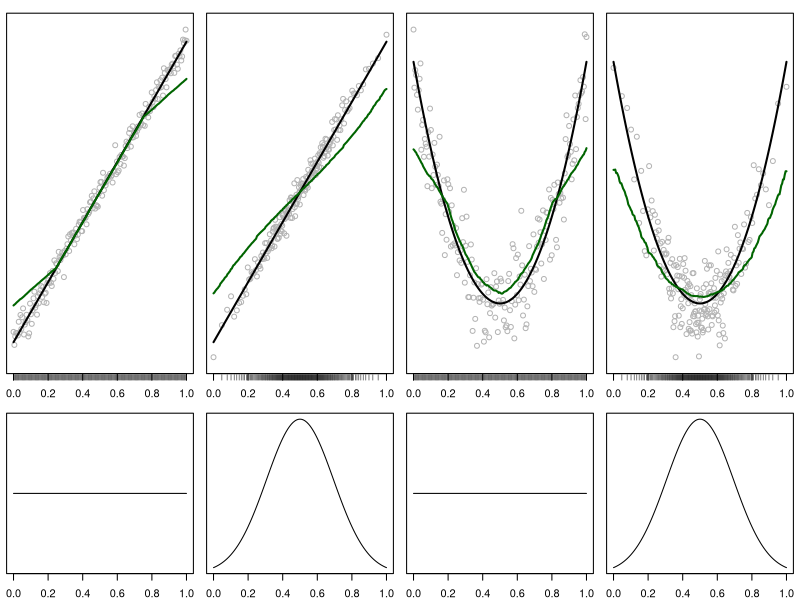
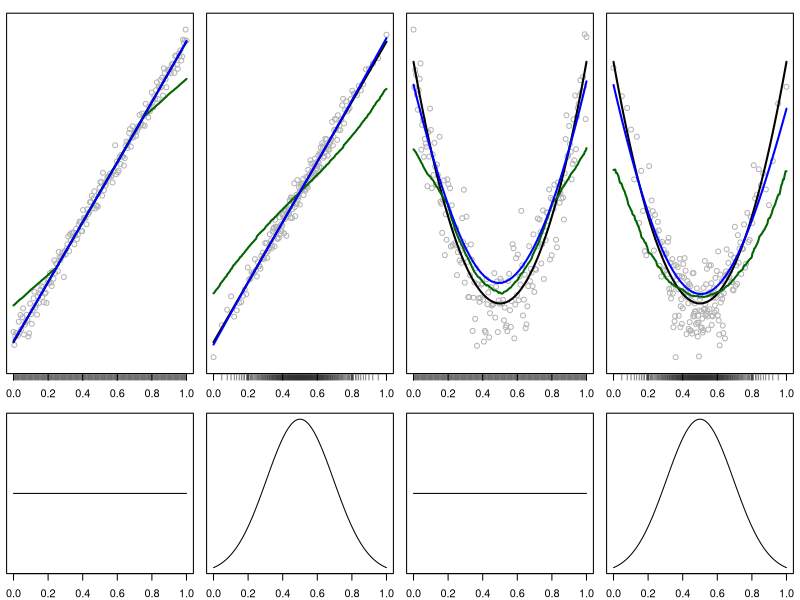

These figures' R source, in order:
#####
# 4. Deign bias and boundary bias
# 15/07/2019
#####


# Libraries ####
library(xtable)
library(mgcv)
library(splines)
library(MASS)
library(tidyverse)
library(gridExtra)
library(sm)

# Set plot themes
theme_set(theme_bw())


# Nadaraya-Watson ####

par(mar = c(2, .5, 1, .5))
laymat = matrix(c(1:8), byrow = FALSE, nrow = 2)
laymat = laymat[c(1, 1, 2), ]
layout(laymat)

ungraf2 = function(x, y, ff, bw=1,
                   miny = min(y)-0.05*(max(y)-min(y)),
                   maxy = max(y)+0.05*(max(y)-min(y))){
  plot(x, y, ylim = c(miny, maxy), yaxs = "i", yaxt = "n",
       xlab = "", ylab = "", col = gray(0.7))
  rug(x, line = 0.5)
  
  curve(ff(x), add = TRUE, lwd = 2, n = 100, col = "black") # True regression
  a = ksmooth(x, y, bandwidth = bw)
  lines(a$x, a$y, lwd = 2, col = "darkgreen") # Nadaraya–Watson
  # rect(min(x1),-0.1,max(x1),1,lwd=2,col=hsv(184/360,.57,.98,alpha=0.2),border=NA)
  # lines(range(x1),-0.1*c(1,1),lwd=2,col="blue")
  # sig=0.25*bw/qnorm(0.75)
  # curve(miny+0.1*(maxy-miny)*dnorm(x,0.5,sig)/dnorm(0.5,0.5,sig),add=TRUE,lwd=2,col="lightblue")
  # hist(x,freq=FALSE,main="",yaxt="n",col=gray(0.7),border="white")
}

set.seed(42)
n = 200

# Computing linear

x1_unif = seq(0, 1, length = n) #sort(runif(n,0,1))
ff1 = function(x){0.5 + x}
m = ff1(x1_unif)
y1_unif = m + rnorm(n, 0, 0.025)

x = qnorm(seq(0, 1, length = (n + 2))[2:(n + 1)]) #sort(rnorm(n,0,1))
min = min(x)
max = max(x)
x1_norm = (x - min(x)) / (max(x) - min(x))
# ff1 = function(x){0.5 + x}
m = ff1(x1_norm)
y1_norm = m + rnorm(n, 0, 0.025)



# Plotting linear

miny1 = min(y1_unif, y1_norm) - 0.05*(max(y1_unif, y1_norm) - min(y1_unif, y1_norm))
maxy1 = max(y1_unif, y1_norm) + 0.05*(max(y1_unif, y1_norm) - min(y1_unif, y1_norm))

ungraf2(x = x1_unif, y = y1_unif, ff = ff1, bw = 0.5,
        miny = miny1, maxy = maxy1)
curve(dunif(x),
      yaxt = "n")

ungraf2(x = x1_norm, y = y1_norm, ff = ff1, bw = 0.5,
        miny = miny1, maxy = maxy1)
curve(dnorm(x, mean = .5, sd = 1/(max - min)),
      yaxt = "n")



# Computing quadratic

x2_unif = seq(0, 1, length = n) #sort(runif(n,0,1))
ff2 = function(x){(x - 0.5)^2}
m = ff2(x2_unif)
y2_unif = m + rnorm(n,0,0.025)

x2_norm = qnorm(seq(0, 1, length = (n + 2))[2:(n + 1)]) #sort(rnorm(n,0,1))
min = min(x)
max = max(x)
x2_norm = (x - min(x)) / (max(x) - min(x))
# ff2 = function(x){(x - 0.5)^2}
m = ff2(x2_norm)
y2_norm = m + rnorm(n, 0, 0.025)


# Plotting quadratic

miny2 = min(y2_unif, y2_norm) - 0.05*(max(y2_unif, y2_norm) - min(y2_unif, y2_norm))
maxy2 = max(y2_unif, y2_norm) + 0.05*(max(y2_unif, y2_norm) - min(y2_unif, y2_norm))

ungraf2(x = x2_unif, y = y2_unif, ff = ff2, bw = 0.4,
        miny = miny2, maxy = maxy2)
curve(dunif(x),
      yaxt = "n")

ungraf2(x = x2_norm, y = y2_norm, ff = ff2, bw = 0.4,
        miny = miny2, maxy = maxy2)
curve(dnorm(x, mean = .5, sd = 1/(max - min)),
      yaxt = "n")



# LOESS ####

par(mar = c(2, .5, 1, .5))
laymat = matrix(c(1:8), byrow = FALSE, nrow = 2)
laymat = laymat[c(1, 1, 2), ]
layout(laymat)

ungraf3 = function(x, y, ff, bw=1,
                   miny = min(y)-0.05*(max(y)-min(y)),
                   maxy = max(y)+0.05*(max(y)-min(y))){
  plot(x, y, ylim = c(miny, maxy), yaxs = "i", yaxt = "n",
       xlab = "", ylab = "", col = gray(0.7))
  rug(x, line = 0.5)
  
  curve(ff(x), add = TRUE, lwd = 2, n = 100, col = "black") # True regression
  
  # The quartile are at +-0.25*bw
  a = ksmooth(x, y, bandwidth = bw)
  lines(a$x, a$y, lwd = 2, col = "darkgreen") # Nadaraya–Watson
  
  sig = 0.25 * bw / qnorm(0.75) # Standard deviation of the normal kernel
  a = sm.regression(x, y, h = sig, display = 'none')
  lines(a$eval.points, a$estimate, lwd = 2, col = "blue") # LOESS
  
  # rect(min(x1),-0.1,max(x1),1,lwd=2,col=hsv(184/360,.57,.98,alpha=0.2),border=NA)
  # lines(range(x1),-0.1*c(1,1),lwd=2,col="blue")
  # sig=0.25*bw/qnorm(0.75)
  # curve(miny+0.1*(maxy-miny)*dnorm(x,0.5,sig)/dnorm(0.5,0.5,sig),add=TRUE,lwd=2,col="lightblue")
  # hist(x,freq=FALSE,main="",yaxt="n",col=gray(0.7),border="white")
}


# Plotting linear

miny1 = min(y1_unif, y1_norm) - 0.05*(max(y1_unif, y1_norm) - min(y1_unif, y1_norm))
maxy1 = max(y1_unif, y1_norm) + 0.05*(max(y1_unif, y1_norm) - min(y1_unif, y1_norm))

ungraf3(x = x1_unif, y = y1_unif, ff = ff1, bw = 0.5,
        miny = miny1, maxy = maxy1)
curve(dunif(x),
      yaxt = "n")

ungraf3(x = x1_norm, y = y1_norm, ff = ff1, bw = 0.5,
        miny = miny1, maxy = maxy1)
curve(dnorm(x, mean = .5, sd = 1/(max - min)),
      yaxt = "n")


# Plotting quadratic

miny2 = min(y2_unif, y2_norm) - 0.05*(max(y2_unif, y2_norm) - min(y2_unif, y2_norm))
maxy2 = max(y2_unif, y2_norm) + 0.05*(max(y2_unif, y2_norm) - min(y2_unif, y2_norm))

ungraf3(x = x2_unif, y = y2_unif, ff = ff2, bw = 0.4,
        miny = miny2, maxy = maxy2)
curve(dunif(x),
      yaxt = "n")

ungraf3(x = x2_norm, y = y2_norm, ff = ff2, bw = 0.4,
        miny = miny2, maxy = maxy2)
curve(dnorm(x, mean = .5, sd = 1/(max - min)),
      yaxt = "n")
